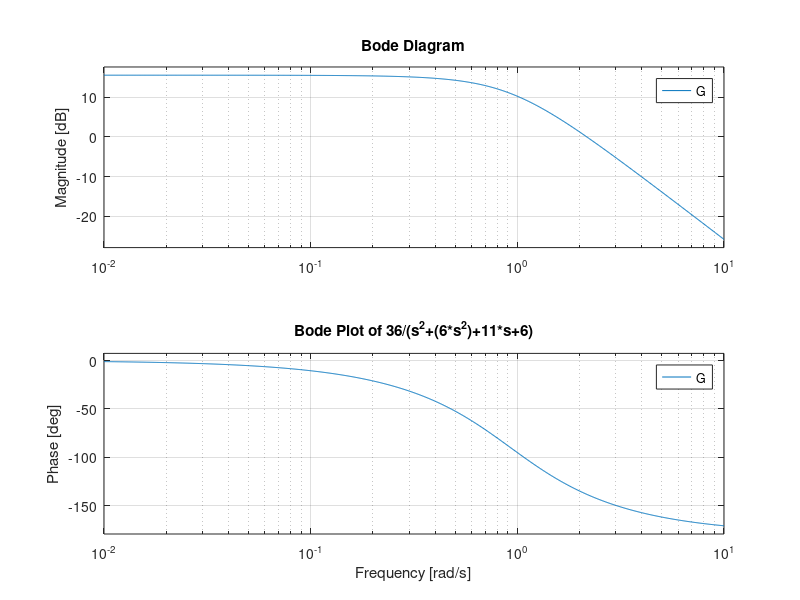
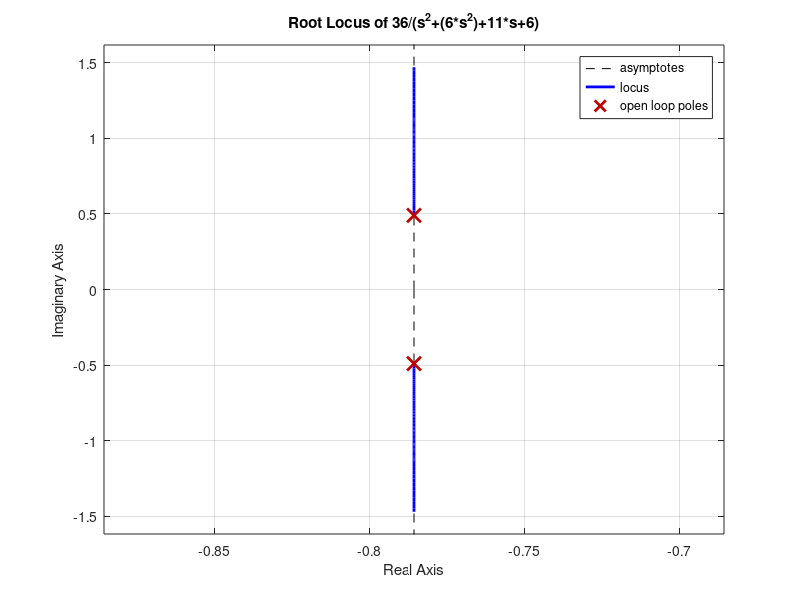
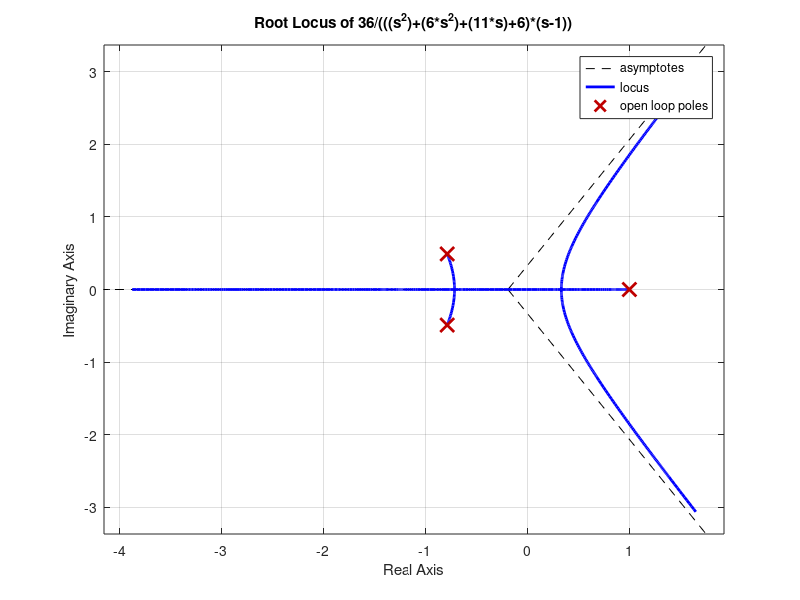
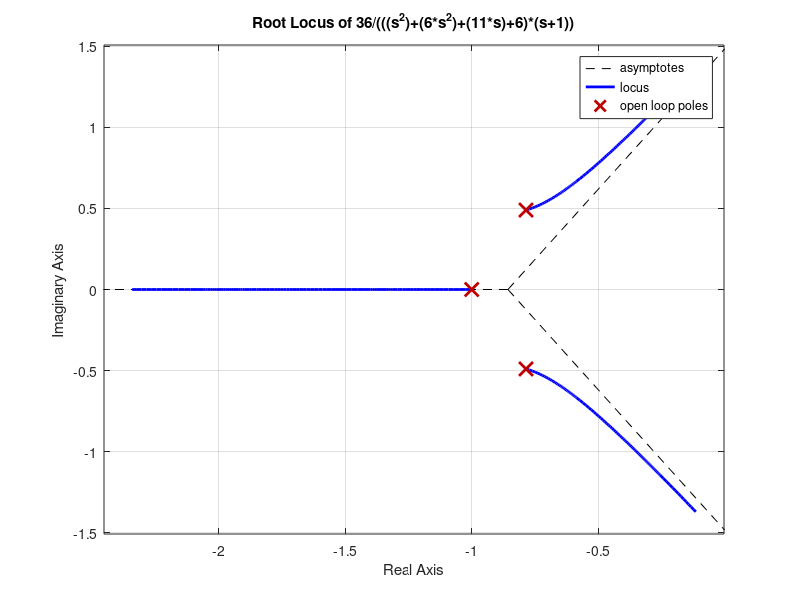

Write MATLAB code to recreate these figures, in order. (Note: this script raises an error after producing the figures.)
% Batch_9 Simulation Results

% We have found All three plots for each given transfer function on
% Experimental purpose

clc;
clear;
close all;
s=tf('s');
G = 36/((s^2)+(6*s^2)+(11*s)+6);
%Bode Plot Q_3
bode(G);
title("Bode Plot of 36/(s^2+(6*s^2)+11*s+6)")
hgexport(1,"511883_Results_Bode_Plot_Q_3.fig");
figure(2)
nyquist(G);
figure(3)
%Root Locus Q_1
rlocus(G);
title("Root Locus of 36/(s^2+(6*s^2)+11*s+6)")
hgexport(3,"511883_Results_Root_Locus_Q_1.fig");

%Adding Pole at +1
G4 = 36/(((s^2)+(6*s^2)+(11*s)+6)*(s-1));
figure(8)
rlocus(G4)
title("Root Locus of 36/(((s^2)+(6*s^2)+(11*s)+6)*(s-1))")
hgexport(8,"511883_Results_Root_Locus_Q_1_b.fig");


%Adding Pole at -1
G5 = 36/(((s^2)+(6*s^2)+(11*s)+6)*(s+1));
figure(9)
rlocus(G5)
title("Root Locus of 36/(((s^2)+(6*s^2)+(11*s)+6)*(s+1))")
hgexport(9,"511883_Results_Root_Locus_Q_1_c.fig");


%Adding Zero at -1
G6 = (36*(s+1))/((s^2)+(6*s^2)+(11*s)+6);
figure(10)
rlocus(G6)
title("Root Locus of (36*(s+1))/((s^2)+(6*s^2)+(11*s)+6)")
hgexport(10,"511883_Results_Root_Locus_Q_1_d.fig");

%Adding Zero at +1
G7 = (36*(s-1))/((s^2)+(6*s^2)+(11*s)+6);
figure(11)
rlocus(G7)
title("Root Locus of (36*(s-1))/((s^2)+(6*s^2)+(11*s)+6)")
hgexport(11,"511883_Results_Root_Locus_Q_1_e.fig");


figure(4)
G1 = 1/(s*(s+1)*(s+2));
bode(G1);
figure(5)
%Nyquist Plot Q_2
nyquist(G1);
title("Nyquist Plot of 1/(s*(s+1)*(s+2))")
hgexport(5,"511883_Results_Nyquist_Plot_Q_2.fig");
figure(6)
rlocus(G1);
[Gm,Pm]=margin(G1);
fprintf("Gain Margin of 1/(s*(s+1)*(s+2)) is "+Gm+"\nPhase Margin of 1/(s*(s+1)*(s+2)) is "+Pm+"\n");

%Bode plot Q_3
G3=10/(s*(1+0.4*s)*(1+0.1*s));
figure(7)
bode(G3)
title("Bode Plot of 10/(s*(1+0.4*s)*(1+0.1*s))")
hgexport(7,"511883_Results_Bode_Plot_Q_3_b.fig");
